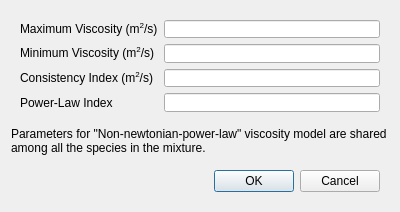
<?xml version="1.0" encoding="UTF-8"?>
<ui version="4.0">
 <class>ViscosityNonNewtonianPowerLaw</class>
 <widget class="QDialog" name="ViscosityNonNewtonianPowerLaw">
  <property name="geometry">
   <rect>
    <x>0</x>
    <y>0</y>
    <width>400</width>
    <height>212</height>
   </rect>
  </property>
  <property name="windowTitle">
   <string>Non-newtonian-power-law Viscosity</string>
  </property>
  <layout class="QVBoxLayout" name="verticalLayout">
   <item>
    <widget class="QWidget" name="widget" native="true">
     <layout class="QFormLayout" name="formLayout_2">
      <item row="0" column="0">
       <widget class="QLabel" name="label">
        <property name="text">
         <string>Maximum Viscosity (m&lt;sup&gt;2&lt;/sup&gt;/s)</string>
        </property>
       </widget>
      </item>
      <item row="0" column="1">
       <widget class="BatchableFloatEdit" name="maximumViscosity"/>
      </item>
      <item row="1" column="0">
       <widget class="QLabel" name="label_2">
        <property name="text">
         <string>Minimum Viscosity (m&lt;sup&gt;2&lt;/sup&gt;/s)</string>
        </property>
       </widget>
      </item>
      <item row="1" column="1">
       <widget class="BatchableFloatEdit" name="minimumViscosity"/>
      </item>
      <item row="2" column="0">
       <widget class="QLabel" name="label_3">
        <property name="text">
         <string>Consistency Index (m&lt;sup&gt;2&lt;/sup&gt;/s)</string>
        </property>
       </widget>
      </item>
      <item row="2" column="1">
       <widget class="BatchableFloatEdit" name="consistencyIndex"/>
      </item>
      <item row="3" column="0">
       <widget class="QLabel" name="label_4">
        <property name="text">
         <string>Power-Law Index</string>
        </property>
       </widget>
      </item>
      <item row="3" column="1">
       <widget class="BatchableFloatEdit" name="powerLawIndex"/>
      </item>
     </layout>
    </widget>
   </item>
   <item>
    <widget class="QLabel" name="label_5">
     <property name="text">
      <string>Parameters for &quot;Non-newtonian-power-law&quot; viscosity model are shared among all the species in the mixture.</string>
     </property>
     <property name="wordWrap">
      <bool>true</bool>
     </property>
    </widget>
   </item>
   <item>
    <widget class="QWidget" name="widget_2" native="true">
     <layout class="QHBoxLayout" name="horizontalLayout_3">
      <item>
       <spacer name="horizontalSpacer">
        <property name="orientation">
         <enum>Qt::Horizontal</enum>
        </property>
        <property name="sizeHint" stdset="0">
         <size>
          <width>208</width>
          <height>20</height>
         </size>
        </property>
       </spacer>
      </item>
      <item>
       <widget class="QPushButton" name="ok">
        <property name="text">
         <string>OK</string>
        </property>
        <property name="default">
         <bool>true</bool>
        </property>
       </widget>
      </item>
      <item>
       <widget class="QPushButton" name="cancel">
        <property name="text">
         <string>Cancel</string>
        </property>
       </widget>
      </item>
     </layout>
    </widget>
   </item>
  </layout>
 </widget>
 <customwidgets>
  <customwidget>
   <class>BatchableFloatEdit</class>
   <extends>QLineEdit</extends>
   <header location="global">baramFlow.view.widgets.batchable_float_edit</header>
  </customwidget>
 </customwidgets>
 <resources/>
 <connections>
  <connection>
   <sender>cancel</sender>
   <signal>clicked()</signal>
   <receiver>ViscosityNonNewtonianPowerLaw</receiver>
   <slot>reject()</slot>
   <hints>
    <hint type="sourcelabel">
     <x>353</x>
     <y>159</y>
    </hint>
    <hint type="destinationlabel">
     <x>199</x>
     <y>94</y>
    </hint>
   </hints>
  </connection>
 </connections>
</ui>
